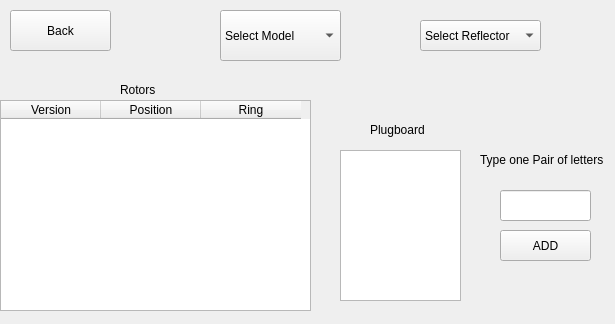
<?xml version="1.0" encoding="UTF-8"?>
<ui version="4.0">
 <class>setup_historical</class>
 <widget class="QWidget" name="setup_historical">
  <property name="geometry">
   <rect>
    <x>0</x>
    <y>0</y>
    <width>615</width>
    <height>324</height>
   </rect>
  </property>
  <property name="windowTitle">
   <string>Form</string>
  </property>
  <widget class="QComboBox" name="model">
   <property name="geometry">
    <rect>
     <x>220</x>
     <y>10</y>
     <width>121</width>
     <height>51</height>
    </rect>
   </property>
   <item>
    <property name="text">
     <string>Select Model</string>
    </property>
   </item>
   <item>
    <property name="text">
     <string>Enigma M3</string>
    </property>
   </item>
   <item>
    <property name="text">
     <string>Enigma M4</string>
    </property>
   </item>
  </widget>
  <widget class="QComboBox" name="reflector">
   <property name="geometry">
    <rect>
     <x>420</x>
     <y>20</y>
     <width>121</width>
     <height>31</height>
    </rect>
   </property>
   <item>
    <property name="text">
     <string>Select Reflector</string>
    </property>
   </item>
   <item>
    <property name="text">
     <string>UKW B</string>
    </property>
   </item>
   <item>
    <property name="text">
     <string>UKW C</string>
    </property>
   </item>
  </widget>
  <widget class="QLabel" name="label_3">
   <property name="geometry">
    <rect>
     <x>370</x>
     <y>120</y>
     <width>71</width>
     <height>20</height>
    </rect>
   </property>
   <property name="text">
    <string>Plugboard</string>
   </property>
  </widget>
  <widget class="QListWidget" name="Plugboard">
   <property name="geometry">
    <rect>
     <x>340</x>
     <y>150</y>
     <width>121</width>
     <height>151</height>
    </rect>
   </property>
  </widget>
  <widget class="QLineEdit" name="Combination_Edit">
   <property name="geometry">
    <rect>
     <x>500</x>
     <y>190</y>
     <width>91</width>
     <height>31</height>
    </rect>
   </property>
  </widget>
  <widget class="QPushButton" name="add">
   <property name="geometry">
    <rect>
     <x>500</x>
     <y>230</y>
     <width>91</width>
     <height>31</height>
    </rect>
   </property>
   <property name="text">
    <string>ADD</string>
   </property>
   <property name="shortcut">
    <string>Return</string>
   </property>
  </widget>
  <widget class="QLabel" name="label_4">
   <property name="geometry">
    <rect>
     <x>480</x>
     <y>150</y>
     <width>131</width>
     <height>20</height>
    </rect>
   </property>
   <property name="text">
    <string>Type one Pair of letters</string>
   </property>
  </widget>
  <widget class="QTableWidget" name="RotorsList">
   <property name="geometry">
    <rect>
     <x>0</x>
     <y>100</y>
     <width>311</width>
     <height>211</height>
    </rect>
   </property>
   <column>
    <property name="text">
     <string>Version</string>
    </property>
   </column>
   <column>
    <property name="text">
     <string>Position</string>
    </property>
   </column>
   <column>
    <property name="text">
     <string>Ring</string>
    </property>
   </column>
  </widget>
  <widget class="QLabel" name="label_5">
   <property name="geometry">
    <rect>
     <x>120</x>
     <y>80</y>
     <width>71</width>
     <height>20</height>
    </rect>
   </property>
   <property name="text">
    <string>Rotors</string>
   </property>
  </widget>
  <widget class="QPushButton" name="Returnhistorical">
   <property name="geometry">
    <rect>
     <x>10</x>
     <y>10</y>
     <width>101</width>
     <height>41</height>
    </rect>
   </property>
   <property name="text">
    <string>Back</string>
   </property>
  </widget>
 </widget>
 <resources/>
 <connections/>
</ui>
